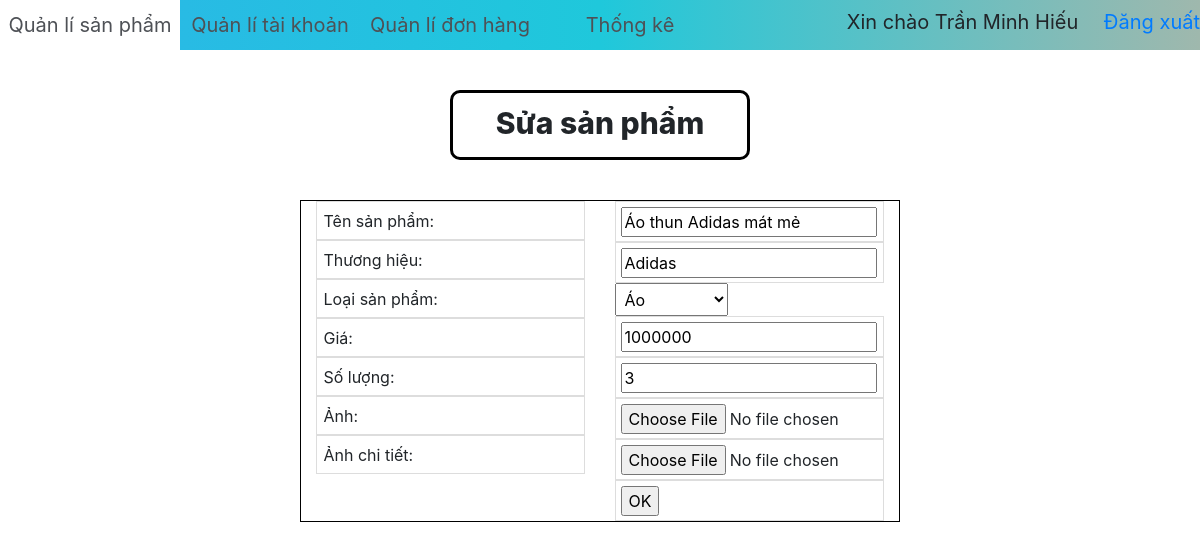
The app's page /wep/admin/sua_sanpham.php?masanpham=2 (signed in) with its own data.
### tables this page shows
CREATE TABLE `sanpham` (
  `MA` int(11) NOT NULL,
  `TEN_SANPHAM` varchar(50) NOT NULL,
  `THUONGHIEU` varchar(40) NOT NULL,
  `GIA` int(11) NOT NULL,
  `GIA_CU` int(11) NOT NULL,
  `MA_LOAI` varchar(15) NOT NULL,
  `ANH` text NOT NULL,
  `ANH_CHI_TIET` text NOT NULL,
  `SO_LUONG` int(13) NOT NULL
);

### wep/admin/sua_sanpham.php (the view, shortened to what this page needs)
<?php
$ho_ten = (isset($_SESSION['tendangnhap']) == 'true') ? $_SESSION['tendangnhap'] : "";
$ma = (isset($_GET["masanpham"])) ? $_GET["masanpham"] : null;
?>
<!DOCTYPE html>
<html>
<head>
    <link rel="stylesheet" href="https://maxcdn.bootstrapcdn.com/bootstrap/4.0.0/css/bootstrap.min.css">
    <link rel="stylesheet" type="text/css" href="main_style.css">
    <link rel="stylesheet" href="https://use.fontawesome.com/releases/v5.8.1/css/solid.css">
    <link rel="stylesheet" href="https://use.fontawesome.com/releases/v5.8.1/css/fontawesome.css">
</head>
<?php
     $conn = create_connect();
     $sql = "SELECT * FROM sanpham WHERE MA = '".$ma."'";
     $result = $conn->query($sql);
     $sanpham = $result->fetch_assoc();
     ?>
<body>
    <div class="menu_qldh">
        <a href="index.php">Quản lí sản phẩm</a>
        <a href="quanlytaikhoan.php">Quản lí tài khoản</a>
        <a href="quanlydonhang.php">Quản lí đơn hàng</a>
        <a href="thongke.php">Thống kê</a>
        <div style="text-align: right;">Xin chào <?php echo $ho_ten; ?> <a style="text-decoration: none; line-height: 45px;" href="dangxuat.php">&emsp;Đăng xuất</a></div>
    </div>
    <div class="tieude">Sửa sản phẩm</div>
    <div class="container-fluid">
        <div class="row">
            <div class="col-lg-3"></div>
            <div class="col-lg-6 content-sua">
                <form action="xuly_sua.php" method="post" enctype="multipart/form-data">
                    <div class="row">
                    <div class="col-lg-6">
                        <div class="txt_form"><span>Tên sản phẩm:</span><br></div>
                        <div class="txt_form"><span>Thương hiệu:</span><br></div>
                        <div class="txt_form"><span>Loại sản phẩm:</span><br></div>
                        <div class="txt_form"><span>Giá:</span><br></div>
                        <div class="txt_form"><span>Số lượng:</span></div>
                        <div class="txt_form"><span>Ảnh:</span><br></div>
                        <div class="txt_form"><span>Ảnh chi tiết:</span></div>
                    </div>
                <div class="col-lg-6">
                    <div class="input_form"><input type="text" name="tensanpham" value=<?php echo '"'.$sanpham["TEN_SANPHAM"].'"'; ?>></div>
                    <div class="input_form"><input type="text" name="thuonghieu" value=<?php echo '"'.$sanpham["THUONGHIEU"].'"'; ?>></div>
                    <select id="phanloai" name="phanloai">
                        <option id="ao" value="ao">Áo</option>
                    </select>
                    <div class="input_form"><input type="text" name="gia" value=<?php echo '"'.$sanpham["GIA"].'"'; ?>></div>
                    <div class="input_form"><input type="text" name="so_luong" value=<?php echo '"'.$sanpham["SO_LUONG"].'"'; ?>></div>
                    <div class="input_form"><input type="file" name="anh"></div>
                    <div class="input_form"><input type="file" name="anh_chitiet"></div>
                    <div class="input_form"><input type="submit" name="sua" value="OK"></div>
                </div>
                </div>
                </form>
            </div>
        </div>
    </div>
</body>
</html>

### wep/admin/main_style.css (style rules this page uses)
.tieude { width: 280px; margin: 40px auto; font-weight: 800; font-size: 30px; }
.txt_form { padding: 6.5px; border: 1px solid #ddd; }
.input_form { padding: 4.5px; border: 1px solid #ddd; }
.content-sua { border: 1px solid black; }
#phanloai { padding: 4.5px; }

### wep/admin/sua_sanpham.php (style rules this page uses)
div.menu_qldh { font-size: 20px; width: 100%; height: 50px; top: 0; background: linear-gradient(to left, #9fb8ad, #1fc8db, #2cb5e8); }
div.menu_qldh>a { float: left; list-style: none; width: 180px; text-align: center; height: 50px; line-height: 50px; background: none; border: 0; text-decoration: none; color: #4e5156; }
div.tieude { border: 3px solid black; border-radius: 10px; width: 300px; height: 70px; line-height: 60px; text-align: center; font-size: 30px; }

### records on screen
sanpham: tensanpham "Áo thun Adidas mát mẻ", thuonghieu "Adidas", gia "1000000", so_luong "3"

### other values on screen
$ho_ten "Trần Minh Hiếu"
